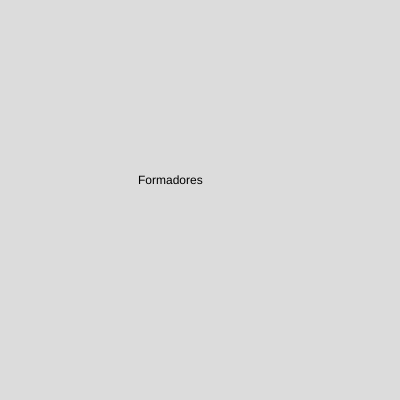
Frame 1 (no input)
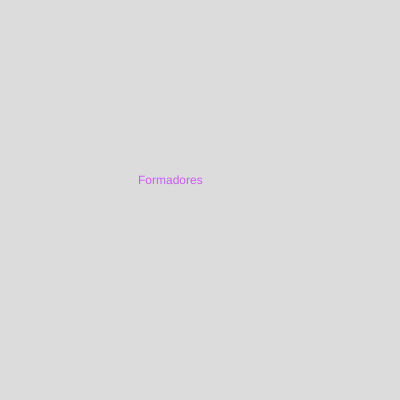
Frame 60 (no input)
Frame 120 (the mouse pressed at the canvas centre since frame 60): identical to frame 60, image omitted

The p5.js sketch that drew these frames (run headless with seeded random() and noise() and a simulated clock; from frame 60 on, the mouse is pressed at the canvas centre):

// p5.js sketch
// ── sketch.js
function setup() {
  createCanvas(400, 400);
}

function draw() {
  background(220);
  text("Formadores", 138,184);
  fill(color(199,94,235))
}
